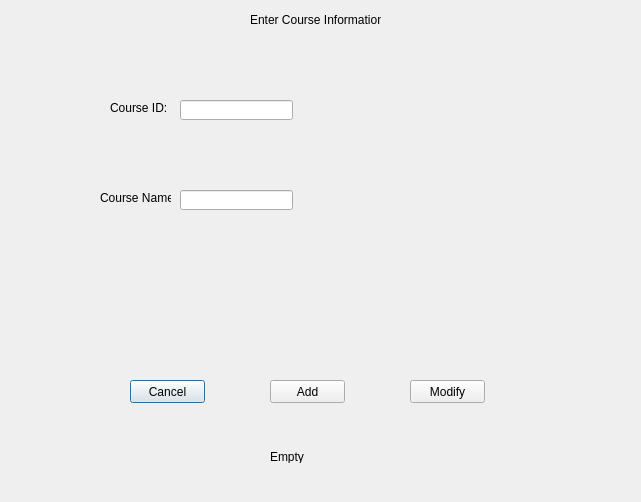
<?xml version="1.0" encoding="UTF-8"?>
<ui version="4.0">
 <class>Dialog</class>
 <widget class="QDialog" name="Dialog">
  <property name="geometry">
   <rect>
    <x>0</x>
    <y>0</y>
    <width>641</width>
    <height>502</height>
   </rect>
  </property>
  <property name="windowTitle">
   <string>Dialog</string>
  </property>
  <widget class="QLabel" name="label">
   <property name="geometry">
    <rect>
     <x>110</x>
     <y>100</y>
     <width>61</width>
     <height>16</height>
    </rect>
   </property>
   <property name="text">
    <string>Course ID:</string>
   </property>
  </widget>
  <widget class="QLabel" name="label_2">
   <property name="geometry">
    <rect>
     <x>100</x>
     <y>190</y>
     <width>71</width>
     <height>16</height>
    </rect>
   </property>
   <property name="text">
    <string>Course Name:</string>
   </property>
  </widget>
  <widget class="QLineEdit" name="crsID">
   <property name="geometry">
    <rect>
     <x>180</x>
     <y>100</y>
     <width>113</width>
     <height>20</height>
    </rect>
   </property>
  </widget>
  <widget class="QLineEdit" name="crsName">
   <property name="geometry">
    <rect>
     <x>180</x>
     <y>190</y>
     <width>113</width>
     <height>20</height>
    </rect>
   </property>
  </widget>
  <widget class="QPushButton" name="cancel">
   <property name="geometry">
    <rect>
     <x>130</x>
     <y>380</y>
     <width>75</width>
     <height>23</height>
    </rect>
   </property>
   <property name="text">
    <string>Cancel</string>
   </property>
  </widget>
  <widget class="QPushButton" name="addButton">
   <property name="geometry">
    <rect>
     <x>270</x>
     <y>380</y>
     <width>75</width>
     <height>23</height>
    </rect>
   </property>
   <property name="text">
    <string>Add</string>
   </property>
  </widget>
  <widget class="QPushButton" name="modButton">
   <property name="geometry">
    <rect>
     <x>410</x>
     <y>380</y>
     <width>75</width>
     <height>23</height>
    </rect>
   </property>
   <property name="text">
    <string>Modify</string>
   </property>
  </widget>
  <widget class="QLabel" name="label_3">
   <property name="geometry">
    <rect>
     <x>250</x>
     <y>10</y>
     <width>131</width>
     <height>20</height>
    </rect>
   </property>
   <property name="text">
    <string>Enter Course Information</string>
   </property>
  </widget>
  <widget class="QLabel" name="label1">
   <property name="geometry">
    <rect>
     <x>270</x>
     <y>450</y>
     <width>47</width>
     <height>13</height>
    </rect>
   </property>
   <property name="text">
    <string>Empty</string>
   </property>
  </widget>
 </widget>
 <resources/>
 <connections/>
</ui>
